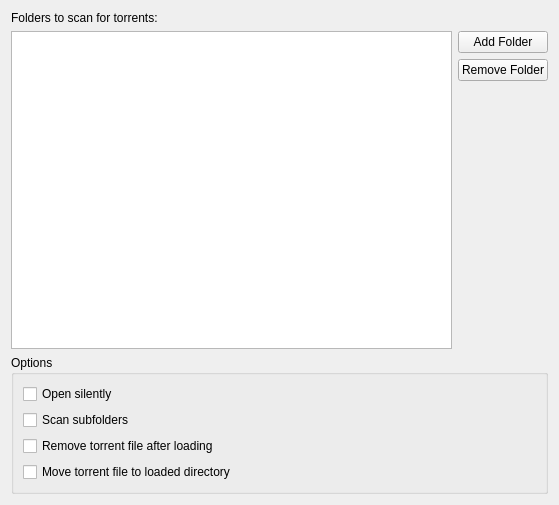
<ui version="4.0" >
 <class>ScanFolderPrefPage</class>
 <widget class="QWidget" name="ScanFolderPrefPage" >
  <property name="geometry" >
   <rect>
    <x>0</x>
    <y>0</y>
    <width>559</width>
    <height>505</height>
   </rect>
  </property>
  <property name="windowTitle" >
   <string>Form</string>
  </property>
  <layout class="QVBoxLayout" >
   <item>
    <widget class="QLabel" name="label" >
     <property name="text" >
      <string>Folders to scan for torrents:</string>
     </property>
    </widget>
   </item>
   <item>
    <layout class="QHBoxLayout" >
     <item>
      <widget class="KListWidget" name="m_folders" />
     </item>
     <item>
      <layout class="QVBoxLayout" >
       <item>
        <widget class="QPushButton" name="m_add" >
         <property name="text" >
          <string>Add Folder</string>
         </property>
        </widget>
       </item>
       <item>
        <widget class="QPushButton" name="m_remove" >
         <property name="text" >
          <string>Remove Folder</string>
         </property>
        </widget>
       </item>
       <item>
        <spacer>
         <property name="orientation" >
          <enum>Qt::Vertical</enum>
         </property>
         <property name="sizeHint" >
          <size>
           <width>20</width>
           <height>221</height>
          </size>
         </property>
        </spacer>
       </item>
      </layout>
     </item>
    </layout>
   </item>
   <item>
    <widget class="QGroupBox" name="groupBox" >
     <property name="title" >
      <string>Options</string>
     </property>
     <layout class="QVBoxLayout" >
      <item>
       <widget class="QCheckBox" name="kcfg_openSilently" >
        <property name="toolTip" >
         <string>&lt;html>&lt;head>&lt;meta name="qrichtext" content="1" />&lt;style type="text/css">
p, li { white-space: pre-wrap; }
&lt;/style>&lt;/head>&lt;body style=" font-family:'Sans Serif'; font-size:9pt; font-weight:400; font-style:normal;">
&lt;p style=" margin-top:0px; margin-bottom:0px; margin-left:0px; margin-right:0px; -qt-block-indent:0; text-indent:0px;">Open the torrents without asking any questions. &lt;/p>&lt;/body>&lt;/html></string>
        </property>
        <property name="text" >
         <string>Open silently</string>
        </property>
       </widget>
      </item>
      <item>
       <widget class="QCheckBox" name="kcfg_recursive" >
        <property name="toolTip" >
         <string>&lt;html>&lt;head>&lt;meta name="qrichtext" content="1" />&lt;style type="text/css">
p, li { white-space: pre-wrap; }
&lt;/style>&lt;/head>&lt;body style=" font-family:'Sans Serif'; font-size:9pt; font-weight:400; font-style:normal;">
&lt;p style=" margin-top:0px; margin-bottom:0px; margin-left:0px; margin-right:0px; -qt-block-indent:0; text-indent:0px;">Scan the folder recursively for torrents.&lt;/p>
&lt;p style="-qt-paragraph-type:empty; margin-top:0px; margin-bottom:0px; margin-left:0px; margin-right:0px; -qt-block-indent:0; text-indent:0px;">&lt;/p>
&lt;p style=" margin-top:0px; margin-bottom:0px; margin-left:0px; margin-right:0px; -qt-block-indent:0; text-indent:0px;">&lt;span style=" font-weight:600;">Note:&lt;/span> This will not be done for any folder named loaded.&lt;/p>&lt;/body>&lt;/html></string>
        </property>
        <property name="text" >
         <string>Scan subfolders</string>
        </property>
       </widget>
      </item>
      <item>
       <widget class="QCheckBox" name="kcfg_actionDelete" >
        <property name="toolTip" >
         <string>&lt;html>&lt;head>&lt;meta name="qrichtext" content="1" />&lt;style type="text/css">
p, li { white-space: pre-wrap; }
&lt;/style>&lt;/head>&lt;body style=" font-family:'Sans Serif'; font-size:9pt; font-weight:400; font-style:normal;">
&lt;p style=" margin-top:0px; margin-bottom:0px; margin-left:0px; margin-right:0px; -qt-block-indent:0; text-indent:0px;">When a torrent file has been found and loaded, delete it.&lt;/p>
&lt;p style="-qt-paragraph-type:empty; margin-top:0px; margin-bottom:0px; margin-left:0px; margin-right:0px; -qt-block-indent:0; text-indent:0px;">&lt;/p>
&lt;p style=" margin-top:0px; margin-bottom:0px; margin-left:0px; margin-right:0px; -qt-block-indent:0; text-indent:0px;">&lt;span style=" font-weight:600;">Warning:&lt;/span> you will permanently lose this file.&lt;/p>&lt;/body>&lt;/html></string>
        </property>
        <property name="text" >
         <string>Remove torrent file after loading</string>
        </property>
       </widget>
      </item>
      <item>
       <widget class="QCheckBox" name="kcfg_actionMove" >
        <property name="toolTip" >
         <string>&lt;html>&lt;head>&lt;meta name="qrichtext" content="1" />&lt;style type="text/css">
p, li { white-space: pre-wrap; }
&lt;/style>&lt;/head>&lt;body style=" font-family:'Sans Serif'; font-size:9pt; font-weight:400; font-style:normal;">
&lt;p style=" margin-top:0px; margin-bottom:0px; margin-left:0px; margin-right:0px; -qt-block-indent:0; text-indent:0px;">When a torrent file is loaded, move it to a subdirectory named loaded. If the folder does not exist, it will be created.&lt;/p>&lt;/body>&lt;/html></string>
        </property>
        <property name="text" >
         <string>Move torrent file to loaded directory</string>
        </property>
       </widget>
      </item>
     </layout>
    </widget>
   </item>
  </layout>
 </widget>
 <customwidgets>
  <customwidget>
   <class>KListWidget</class>
   <extends>QListWidget</extends>
   <header location="global" >klistwidget.h</header>
  </customwidget>
 </customwidgets>
 <resources/>
 <connections/>
</ui>
